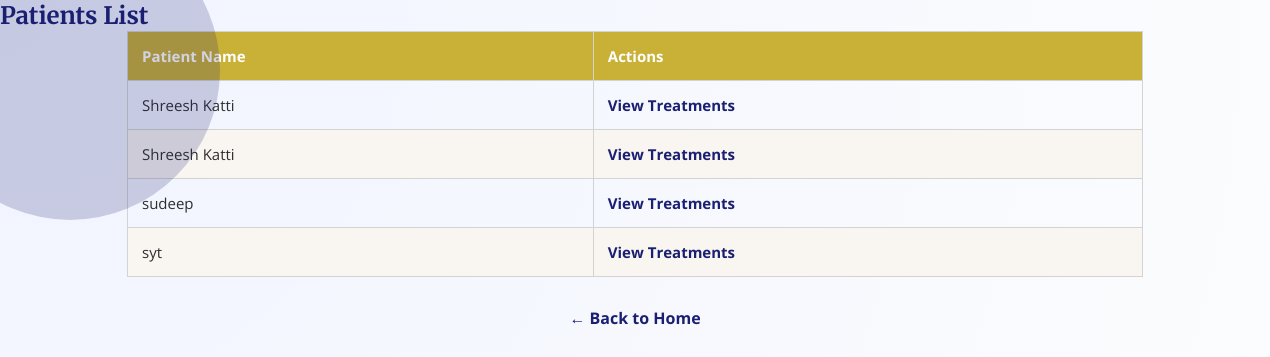
Page /patients/patients_list.php on the committed database.
### tables this page shows
CREATE TABLE `patients` (
  `patient_id` int(11) NOT NULL,
  `name` varchar(100) NOT NULL,
  `email` varchar(100) DEFAULT NULL,
  `phone` varchar(20) DEFAULT NULL,
  `dob` date NOT NULL,
  `gender` varchar(10) NOT NULL,
  `address` varchar(255) DEFAULT NULL
);

### patients/patients_list.php (the view, shortened to what this page needs)
<?php
include '../includes/db.php';
$patients = $conn->query("SELECT patient_id, name FROM patients ORDER BY name");
?>
<!DOCTYPE html>
<html>
<head>
  <link rel="stylesheet" href="../css/style.css">
</head>
<body>
  <h2>Patients List</h2>
  <table border="1" cellpadding="10" cellspacing="0" style="width: 80%; margin:auto;">
    <thead>
      <tr><th>Patient Name</th><th>Actions</th></tr>
    </thead>
    <tbody>
      <?php while($p = $patients->fetch_assoc()): ?>
        <tr>
          <td><?php echo htmlspecialchars($p['name']); ?></td>
          <td>
            <a href="view_treatments.php?p_id=<?php echo $p['patient_id']; ?>">View Treatments</a>
          </td>
        </tr>
      <?php endwhile; ?>
    </tbody>
  </table>
  <p style="text-align:center; margin-top: 30px;"><a href="../index.php">← Back to Home</a></p>
</body>
</html>

### css/style.css (style rules this page uses)
* { margin: 0; padding: 0; box-sizing: border-box; }
body { background: radial-gradient(circle at top left, #f0f4ff, #fdfdfd); font-family: 'Open Sans', sans-serif; color: #2E2E2E; min-height: 100vh; position: relative; overflow-x: hidden; }
body::before, body::after { content: ''; position: absolute; border-radius: 50%; opacity: 0.2; z-index: 0; pointer-events: none; animation: float 10s ease-in-out infinite; }
body::before { width: 300px; height: 300px; background: #1A1F71; top: -80px; left: -80px; }
body::after { width: 200px; height: 200px; background: #C9B037; bottom: -60px; right: -60px; }
h1, h2, h3 { font-family: 'Merriweather', serif; color: #1A1F71; z-index: 1; position: relative; }
table { width: 100%; border-collapse: collapse; margin-top: 30px; font-size: 15px; }
th, td { padding: 14px; border: 1px solid #D3D3D3; text-align: left; }
thead { background-color: #C9B037; color: white; }
tbody tr:nth-child(even) { background-color: #F9F6F1; }
a { color: #1A1F71; text-decoration: none; transition: color 0.3s; font-weight: bold; }

### rows in the picture
patients: name "Shreesh Katti"
patients: name "Shreesh Katti"
patients: name "sudeep"
patients: name "syt"
